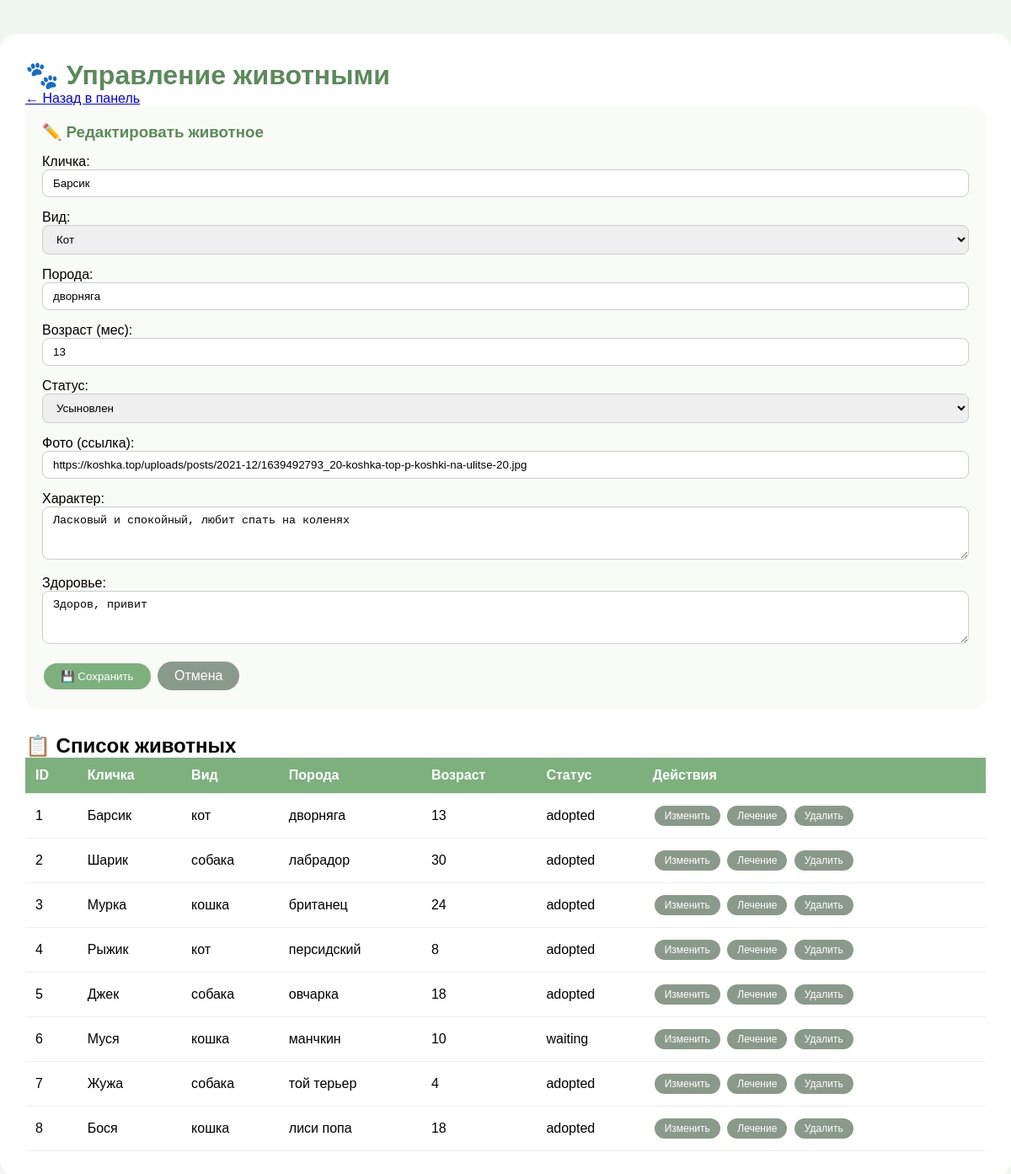
The page /api/admin/animals_edit.php?edit=1&token=mySecretAdminToken123 on the database its author committed.
### tables this page shows
CREATE TABLE `animals` (
  `id` int(11) NOT NULL,
  `name` varchar(50) NOT NULL,
  `species` varchar(30) NOT NULL,
  `breed` varchar(50) DEFAULT NULL,
  `age` int(11) DEFAULT NULL,
  `status` varchar(20) DEFAULT 'waiting',
  `photo_url` varchar(255) DEFAULT NULL
);

CREATE TABLE `animal_details` (
  `id` int(11) NOT NULL,
  `animal_id` int(11) NOT NULL,
  `character_desc` text,
  `health_desc` text,
  `story` text,
  `text` text,
  `treatment_text` text
);

### api/controller/AnimalController.php (called while the page is built, shortened)
<?php
function getAllAnimals($pdo)
{
    $sql = "SELECT * FROM animals";
    $stmt = $pdo->prepare($sql);
    $stmt->execute();
    return $stmt->fetchAll();
}
function getAnimalById($pdo, $id)
{
    $sql = "SELECT * FROM animals WHERE id = :id";
    $stmt = $pdo->prepare($sql);
    $stmt->execute([':id' => $id]);
    return $stmt->fetch();
}
function getAnimalDetails($pdo, $id)
{
    $sql = "SELECT * FROM animal_details WHERE animal_id = :id";
    $stmt = $pdo->prepare($sql);
    $stmt->execute([':id' => $id]);
    return $stmt->fetch();
}
?>

### api/admin/animals_edit.php (the view, shortened to what this page needs)
<?php
require_once './database.php';
$token = $_GET['token'] ?? '';
require_once '../SoloProject/api/controller/AnimalController.php';
$animals = getAllAnimals($pdo);
$edit = null;
if (isset($_GET['edit'])) {
    $edit = getAnimalById($pdo, $_GET['edit']);
    $edit_details = getAnimalDetails($pdo, $edit['id']);
}
?>
<!doctype html>
<html lang="ru">
<head>
    <link rel="stylesheet" href="../../front/css/main.css">
</head>
<body style="background: #f0f7f0;">
<div class="container">
    <h1 style="color: #5a8a5a;">🐾 Управление животными</h1>
    <a href="admin_panel.php?token=<?= urlencode($token) ?>">← Назад в панель</a>
    <?php if ($edit): ?>
        <div class="form-section">
            <h3>✏️ Редактировать животное</h3>
            <form method="POST">
                <div class="form-group">
                    <label>Кличка:</label>
                    <input type="text" name="name" value="<?= htmlspecialchars($edit['name']) ?>" required>
                </div>
                <div class="form-group">
                    <label>Вид:</label>
                    <select name="species">
                        <option value="кот" <?= $edit['species'] == 'кот' ? 'selected' : '' ?>>Кот</option>
                    </select>
                </div>
                <div class="form-group">
                    <label>Порода:</label>
                    <input type="text" name="breed" value="<?= htmlspecialchars($edit['breed']) ?>">
                </div>
                <div class="form-group">
                    <label>Возраст (мес):</label>
                    <input type="number" name="age" value="<?= $edit['age'] ?>">
                </div>
                <div class="form-group">
                    <label>Статус:</label>
                    <select name="status">
                        <option value="adopted" <?= $edit['status'] == 'adopted' ? 'selected' : '' ?>>Усыновлен</option>
                    </select>
                </div>
                <div class="form-group">
                    <label>Фото (ссылка):</label><input type="text" name="photo_url" value="<?= htmlspecialchars($edit['photo_url']) ?>">
                </div>
                <div class="form-group">
                    <label>Характер:</label>
                    <textarea name="character_desc" rows="3" style="width:100%;"><?= htmlspecialchars($edit_details['character_desc'] ?? '') ?></textarea>
                </div>
                <div class="form-group">
                    <label>Здоровье:</label>
                    <textarea name="health_desc" rows="3" style="width:100%;"><?= htmlspecialchars($edit_details['health_desc'] ?? '') ?></textarea>
                </div>
                <button type="submit" name="edit" class="btn">💾 Сохранить</button>
                <a href="animals_edit.php?token=<?= urlencode($token) ?>" class="btn btn-gray">Отмена</a>
            </form>
        </div>
    <?php endif; ?>
    <h2>📋 Список животных</h2>
    <div style="overflow-x: auto;">
        <table style="width: 100%;">
            <thead>
            <tr>
                <th>ID</th>
                <th>Кличка</th>
                <th>Вид</th>
                <th>Порода</th>
                <th>Возраст</th>
                <th>Статус</th>
                <th>Действия</th>
            </tr>
            </thead>
            <tbody>
            <?php foreach ($animals as $animal): ?>
                <tr>
                    <td><?= $animal['id'] ?></td>
                    <td><?= htmlspecialchars($animal['name']) ?></td>
                    <td><?= $animal['species'] ?></td>
                    <td><?= $animal['breed'] ?></td>
                    <td><?= $animal['age'] ?></td>
                    <td><?= $animal['status'] ?></td>
                    <td>
                        <a href="animals_edit.php?edit=<?= $animal['id'] ?>&token=<?= urlencode($token) ?>" class="btn btn-gray btn-small">Изменить</a>
                        <a href="animals_edit.php?treatment=<?= $animal['id'] ?>&token=<?= urlencode($token) ?>" class="btn btn-gray btn-small">Лечение</a>
                        <a href="animals_edit.php?delete=<?= $animal['id'] ?>&token=<?= urlencode($token) ?>" class="btn btn-gray btn-small" onclick="return confirm('Удалить?')">Удалить</a>
                    </td>
                </tr>
            <?php endforeach; ?>
            </tbody>
        </table>
    </div>
</div>
</body>
</html>

### front/css/main.css (style rules this page uses)
* { margin: 0; padding: 0; box-sizing: border-box; }
body { font-family: Arial, sans-serif; background: #f0f7f0; }
.btn { display: inline-block; background: #2e7d32; color: white; padding: 10px 25px; border-radius: 30px; text-decoration: none; margin-top: 15px; }

### api/admin/animals_edit.php (style rules this page uses)
.container { max-width: 1200px; margin: 40px auto; background: white; padding: 30px; border-radius: 20px; }
table { width: 100%; border-collapse: collapse; }
th, td { padding: 12px; text-align: left; border-bottom: 1px solid #eee; }
th { background: #7eb07e; color: white; }
input, select, textarea { padding: 8px 12px; border-radius: 8px; border: 1px solid #ccc; width: 100%; }
.btn { background: #7eb07e; color: white; padding: 8px 20px; border-radius: 25px; text-decoration: none; display: inline-block; margin: 2px; border: none; cursor: pointer; }
.btn-gray { background: #8a9a8a; }
.btn-small { padding: 5px 12px; font-size: 12px; }
.form-group { margin-bottom: 15px; }
.form-section { background: #f9fbf7; padding: 20px; border-radius: 15px; margin-bottom: 30px; }
.form-section h3 { color: #5a8a5a; margin-bottom: 15px; }

### rows shown on the page
animals: name "Барсик", species "Кот", breed "дворняга", age "13", status "Усыновлен", photo_url "https://koshka.top/uploads/posts/2021-12/1639492793_20-koshka-top-p-koshki-na-ulitse-20.jpg", id "1", species "кот", status "adopted"
animal_details: character_desc "Ласковый и спокойный, любит спать на коленях", health_desc "Здоров, привит"
animals: id "2", name "Шарик", species "собака", breed "лабрадор", age "30", status "adopted"
animals: id "3", name "Мурка", species "кошка", breed "британец", age "24", status "adopted"
animals: id "4", name "Рыжик", species "кот", breed "персидский", age "8", status "adopted"
animals: id "5", name "Джек", species "собака", breed "овчарка", age "18", status "adopted"
animals: id "6", name "Муся", species "кошка", breed "манчкин", age "10", status "waiting"
animals: id "7", name "Жужа", species "собака", breed "той терьер", age "4", status "adopted"
animals: id "8", name "Бося", species "кошка", breed "лиси попа", age "18", status "adopted"
